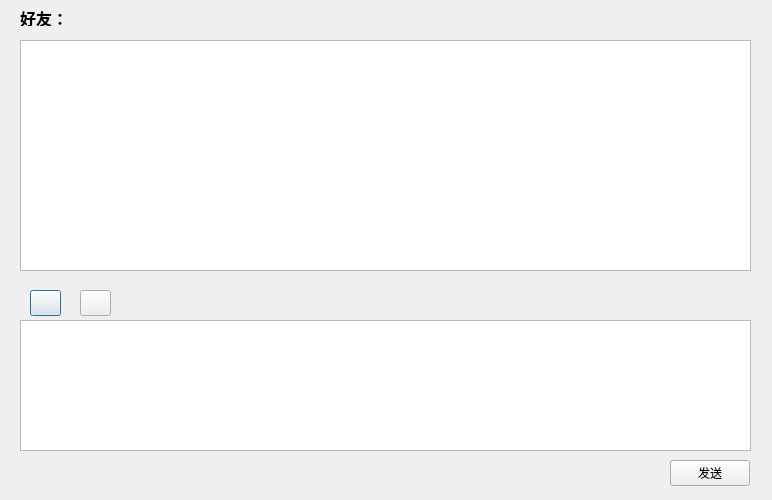
<?xml version="1.0" encoding="UTF-8"?>
<ui version="4.0">
 <class>chat</class>
 <widget class="QDialog" name="chat">
  <property name="geometry">
   <rect>
    <x>0</x>
    <y>0</y>
    <width>772</width>
    <height>500</height>
   </rect>
  </property>
  <property name="windowTitle">
   <string>Dialog</string>
  </property>
  <widget class="QTextEdit" name="messBrowser">
   <property name="geometry">
    <rect>
     <x>20</x>
     <y>40</y>
     <width>731</width>
     <height>231</height>
    </rect>
   </property>
   <property name="readOnly">
    <bool>true</bool>
   </property>
  </widget>
  <widget class="QPushButton" name="pushButton">
   <property name="geometry">
    <rect>
     <x>30</x>
     <y>290</y>
     <width>31</width>
     <height>26</height>
    </rect>
   </property>
   <property name="text">
    <string/>
   </property>
   <property name="icon">
    <iconset>
     <normaloff>:/face/face00.ico</normaloff>:/face/face00.ico</iconset>
   </property>
  </widget>
  <widget class="QPushButton" name="sendButton">
   <property name="geometry">
    <rect>
     <x>670</x>
     <y>460</y>
     <width>80</width>
     <height>26</height>
    </rect>
   </property>
   <property name="text">
    <string>发送</string>
   </property>
  </widget>
  <widget class="QTextEdit" name="messEdit">
   <property name="geometry">
    <rect>
     <x>20</x>
     <y>320</y>
     <width>731</width>
     <height>131</height>
    </rect>
   </property>
  </widget>
  <widget class="QPushButton" name="pushButton_2">
   <property name="geometry">
    <rect>
     <x>80</x>
     <y>290</y>
     <width>31</width>
     <height>26</height>
    </rect>
   </property>
   <property name="text">
    <string/>
   </property>
   <property name="icon">
    <iconset>
     <normaloff>:/ico/tp.png</normaloff>:/ico/tp.png</iconset>
   </property>
  </widget>
  <widget class="QLabel" name="label">
   <property name="geometry">
    <rect>
     <x>20</x>
     <y>10</y>
     <width>51</width>
     <height>16</height>
    </rect>
   </property>
   <property name="font">
    <font>
     <family>Calibri</family>
     <pointsize>12</pointsize>
     <weight>75</weight>
     <bold>true</bold>
    </font>
   </property>
   <property name="text">
    <string>好友：</string>
   </property>
  </widget>
  <widget class="QLabel" name="friendname">
   <property name="geometry">
    <rect>
     <x>80</x>
     <y>10</y>
     <width>81</width>
     <height>16</height>
    </rect>
   </property>
   <property name="text">
    <string/>
   </property>
  </widget>
 </widget>
 <resources/>
 <connections/>
</ui>
